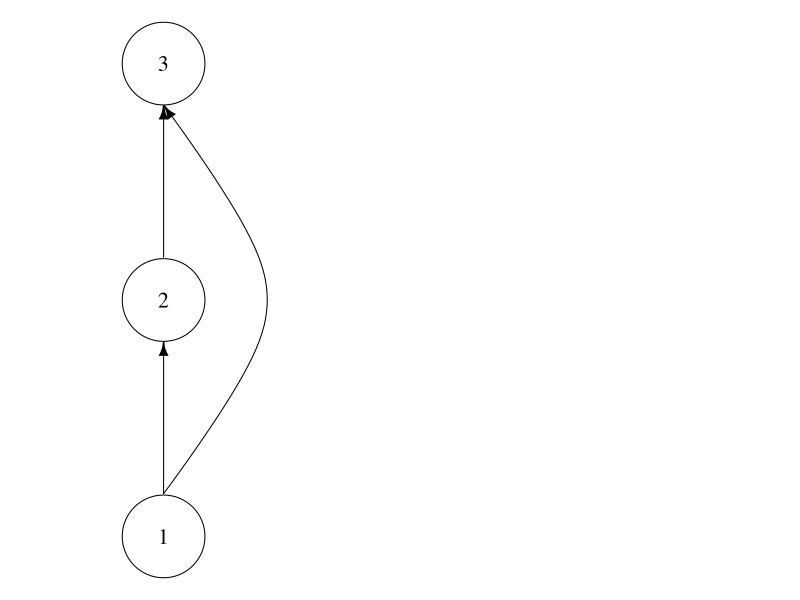

Recreate this plot in R.


#####code for the course

require(igraph)
png('./images/net1.png', units='in', res=300, width=.3, height=.5)
g <- make_graph(c(1,2,2,3,1,3))
coords <- matrix(c(0,0,0,.5,0,1), nrow=3, byrow=T)
# par(mar=c(0,0,0,0), pin=c(.3,.5))

par(mar=c(0,0,0,0))
plot(g, vertex.size=35, layout=coords, edge.curved=c(0,0,-.8), 
     vertex.color='white', vertex.label.color='black', 
     vertex.label.cex=1.3, edge.color='black', edge.arrow.size=.7)
dev.off()
